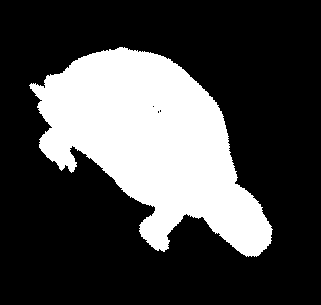
#> input picture imagenes/turtle-9.bmp, 321 x 305 px, found by its file name
$ python ejercicio6.py
#> lines starting #> are read from the running program, lines starting #| are printed output that depends on the picture; after the words box and inside, x2 and y2 are one past the last pixel; in counts of white or black regions, pixels touching at a corner belong together
import cv2
import numpy as np

# Leer la imagen binaria
img = cv2.imread(
    "C:/Users/carli/Documents/ExamenTarea2/imagenes/turtle-9.bmp",
    cv2.IMREAD_GRAYSCALE,
)
#> img: shape (305, 321); 27.9% white; 1 white region, box (x1, y1, x2, y2) and area: (29, 47, 273, 257) 27297

# Calcular el centro de masa
m = cv2.moments(img)
#> m = moments, m00 6960735, centre m10/m00, m01/m00 = (151.6, 142.7)
xc = int(m["m10"] / m["m00"])
#> xc = 151
yc = int(m["m01"] / m["m00"])
#> yc = 142
print("Centro de masa: ({}, {})".format(xc, yc))
#| Centro de masa: (151, 142)

# Trasladar la imagen original
tx = 10  # desplazamiento en x
ty = 20  # desplazamiento en y
M = np.float32([[1, 0, tx], [0, 1, ty]])
img_traslada = cv2.warpAffine(img, M, (img.shape[1], img.shape[0]))
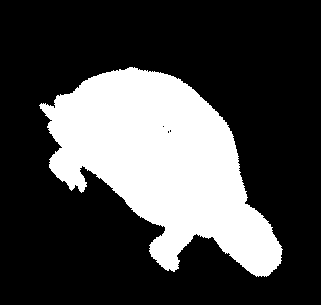
#> img_traslada: shape (305, 321); 27.9% white; 1 white region, box (x1, y1, x2, y2) and area: (39, 67, 283, 277) 27297

# Calcular los momentos centrales para p,q = 0,1 y 2
m00 = cv2.moments(img_traslada)["m00"]
#> m00 = 6960735
m01 = cv2.moments(img_traslada)["m01"]
#> m01 = 1.13e+09
m10 = cv2.moments(img_traslada)["m10"]
#> m10 = 1.12e+09
m11 = cv2.moments(img_traslada)["m11"]
#> m11 = 1.94e+11
m02 = cv2.moments(img_traslada)["m02"]
#> m02 = 2.02e+11
m20 = cv2.moments(img_traslada)["m20"]
#> m20 = 2.04e+11

# Mostrar los momentos centrales
print("m00: ", m00)
#| m00:  6960735.0
print("m01: ", m01)
#| m01:  1132820925.0
print("m10: ", m10)
#| m10:  1124876910.0
print("m11: ", m11)
#| m11:  194024967375.0
print("m02: ", m02)
#| m02:  202479444945.0
print("m20: ", m20)
#| m20:  203800920480.0

$ run again, with imagenes/deer-1.bmp copied over imagenes/turtle-9.bmp
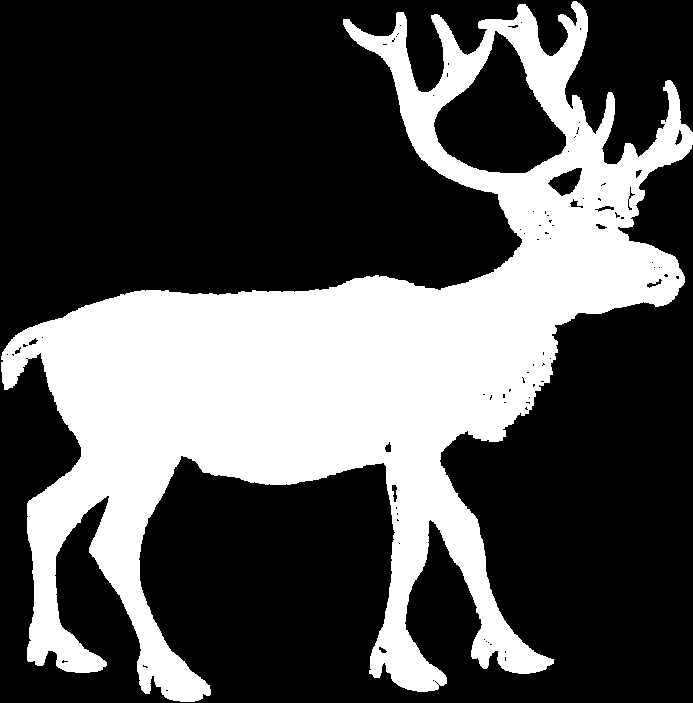
#> input picture imagenes/deer-1.bmp, 693 x 703 px, found by its file name
#> img: shape (703, 693); 32.6% white; 1 white region, box (x1, y1, x2, y2) and area: (1, 1, 693, 702) 158591
#> m = moments, m00 40440705, centre m10/m00, m01/m00 = (346.7, 368.1)
#> xc = 346
#> yc = 368
#| Centro de masa: (346, 368)
#> `img_traslada = cv2.warpAffine(img, M, (img.shape[1], img.shape[0]))`:
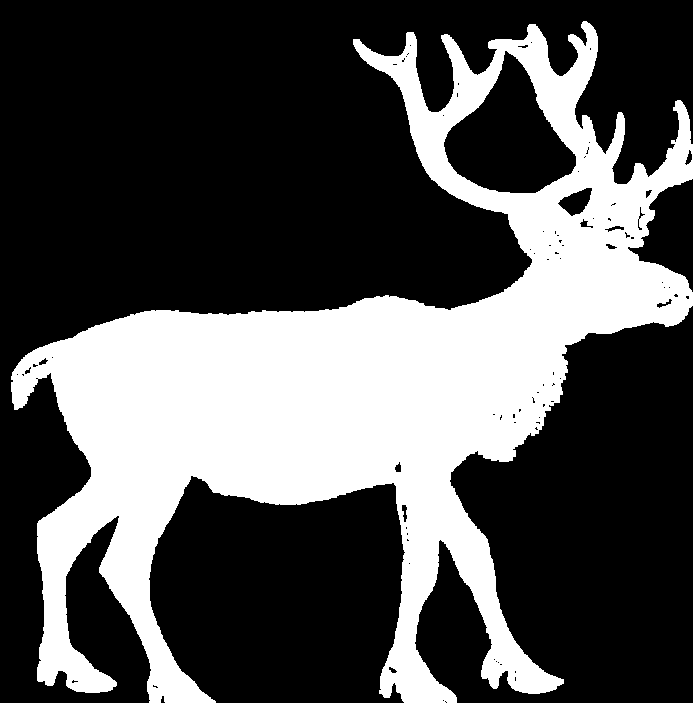
#> img_traslada: shape (703, 693); 32.2% white; 1 white region, box (x1, y1, x2, y2) and area: (11, 21, 693, 703) 157062
#> m00 = 40050810
#> m01 = 1.55e+10
#> m10 = 1.43e+10
#> m11 = 5e+12
#> m02 = 6.85e+12
#> m20 = 6.38e+12
#| m00:  40050810.0
#| m01:  15457974795.0
#| m10:  14295430050.0
#| m11:  4996427217375.0
#| m02:  6850241247585.0
#| m20:  6375391801890.0

$ run again, with imagenes/device0-5.bmp copied over imagenes/turtle-9.bmp
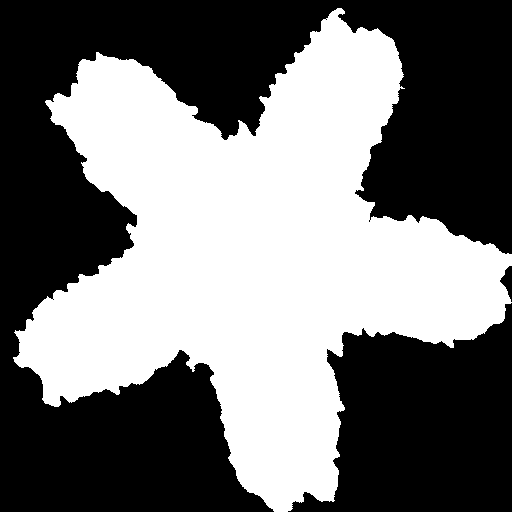
#> input picture imagenes/device0-5.bmp, 512 x 512 px, found by its file name
#> img: shape (512, 512); 45.9% white; 1 white region, box (x1, y1, x2, y2) and area: (13, 8, 512, 512) 120329
#> m = moments, m00 30683895, centre m10/m00, m01/m00 = (254.5, 254.1)
#> xc = 254
#| Centro de masa: (254, 254)
#> `img_traslada = cv2.warpAffine(img, M, (img.shape[1], img.shape[0]))`:
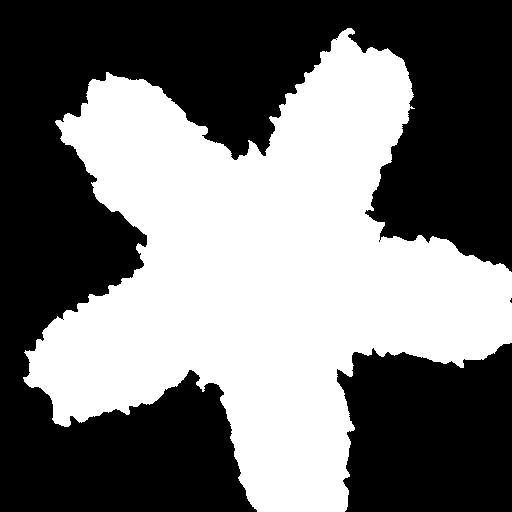
#> img_traslada: shape (512, 512); 45.4% white; 1 white region, box (x1, y1, x2, y2) and area: (23, 28, 512, 512) 119118
#> m00 = 30375090
#> m01 = 8.27e+09
#> m10 = 8e+09
#> m11 = 2.18e+12
#> m02 = 2.61e+12
#> m20 = 2.48e+12
#| m00:  30375090.0
#| m01:  8268041460.0
#| m10:  8003820150.0
#| m11:  2177200833165.0
#| m02:  2608276461720.0
#| m20:  2477477426250.0

$ run again, with imagenes/device2-2.bmp copied over imagenes/turtle-9.bmp
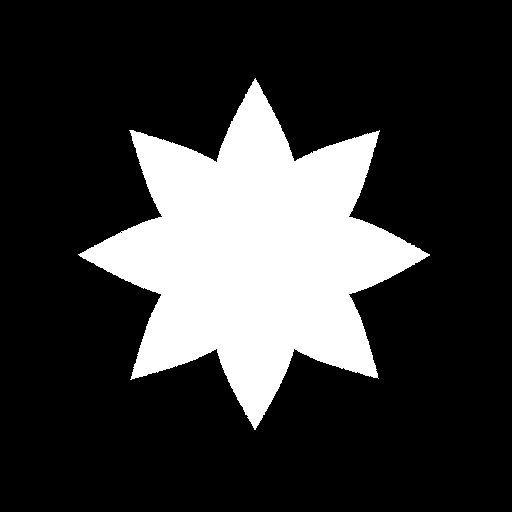
#> input picture imagenes/device2-2.bmp, 512 x 512 px, found by its file name
#> img: shape (512, 512); 22% white; 1 white region, box (x1, y1, x2, y2) and area: (78, 78, 430, 430) 57558
#> m = moments, m00 14677290, centre m10/m00, m01/m00 = (254.4, 254.4)
#> xc = 254
#| Centro de masa: (254, 254)
#> `img_traslada = cv2.warpAffine(img, M, (img.shape[1], img.shape[0]))`:
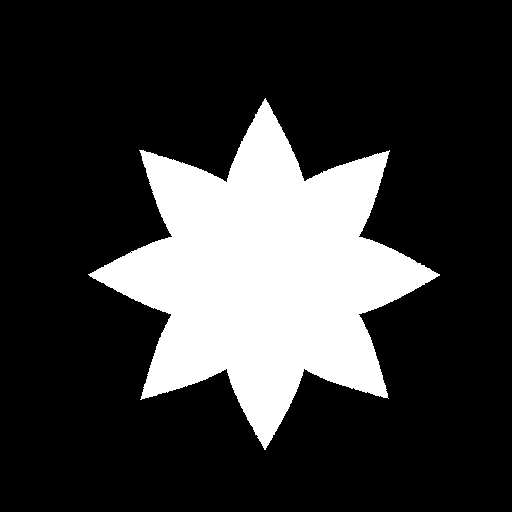
#> img_traslada: shape (512, 512); 22% white; 1 white region, box (x1, y1, x2, y2) and area: (88, 98, 440, 450) 57558
#> m00 = 14677290
#> m01 = 4.03e+09
#> m10 = 3.88e+09
#> m11 = 1.06e+12
#> m02 = 1.18e+12
#> m20 = 1.1e+12
#| m00:  14677290.0
#| m01:  4027042365.0
#| m10:  3880371975.0
#| m11:  1064636598420.0
#| m02:  1178778404805.0
#| m20:  1099827020445.0
